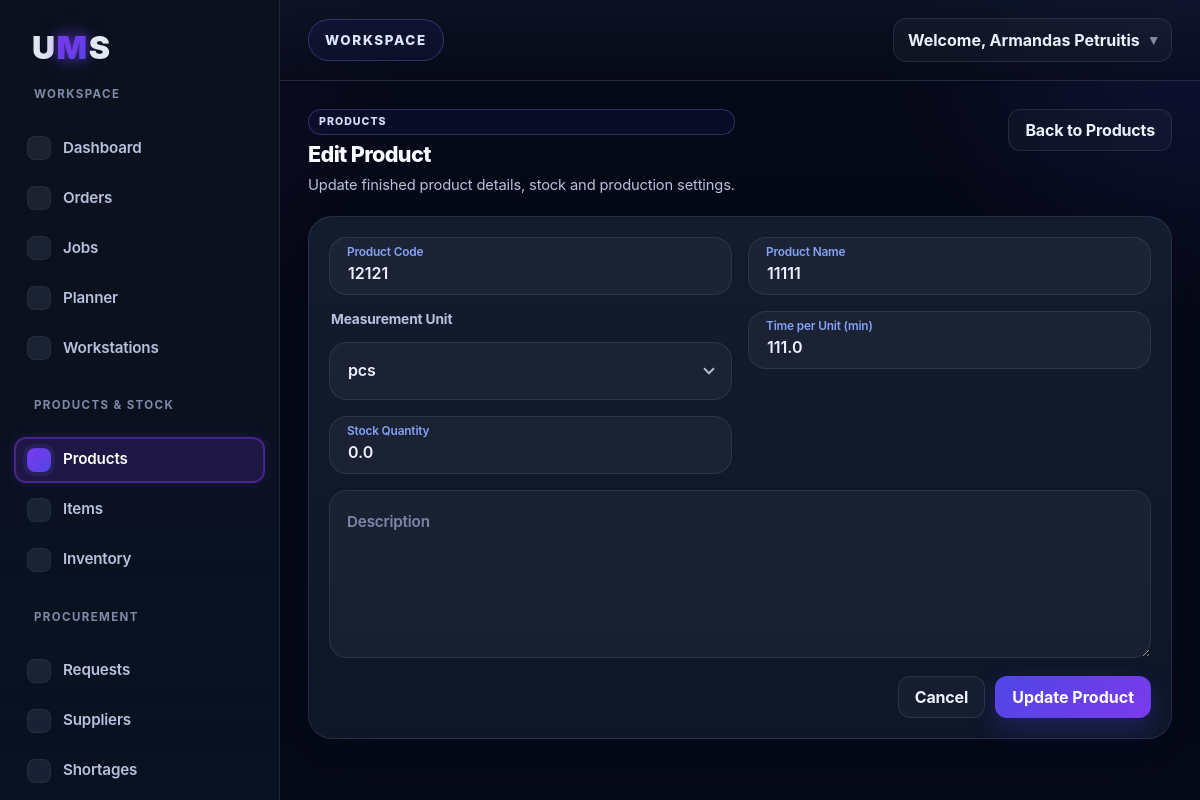
/products/edit/2 (signed in), run on the app's committed database.
### tables this page shows
CREATE TABLE products (
        id INTEGER PRIMARY KEY AUTOINCREMENT,
        product_code TEXT NOT NULL,
        product_name TEXT NOT NULL,
        description TEXT,
        measurement_unit TEXT NOT NULL
    , time_per_unit REAL NOT NULL DEFAULT 0, stock_quantity REAL NOT NULL DEFAULT 0, company_id INTEGER);

### app.py (the view, shortened to what this page needs)
@app.route("/products/edit/<int:product_id>", methods=["GET", "POST"])
def edit_product(product_id):
    if not is_logged_in():
        return redirect(url_for("login"))
    company_id = get_company_id()
    conn = sqlite3.connect("database.db")
    cursor = conn.cursor()
    try:
        require_company_record(cursor, "products", product_id, company_id, "Product not found.")
        cursor.execute("""
            SELECT
                id,
                product_code,
                product_name,
                description,
                measurement_unit,
                time_per_unit,
                stock_quantity
            FROM products
            WHERE id = ? AND company_id = ?
        """, (product_id, company_id))
        row = cursor.fetchone()
        conn.close()
        product = {
            "id": row[0],
            "product_code": row[1],
            "product_name": row[2],
            "description": row[3],
            "measurement_unit": row[4],
            "time_per_unit": row[5] if row[5] is not None else 0,
            "stock_quantity": row[6] if row[6] is not None else 0
        }
        return render_template(
            "edit_product.html",
            product=product,
            active_page="products"
        )
    except ValueError:
        conn.close()
        return "Product not found", 404

### app.py (called while the page is built, shortened)
def is_logged_in():
    return "user_id" in session

def get_company_id():
    company_id = session.get("company_id")
    if not company_id:
        raise ValueError("Missing company_id in session.")
    return company_id

def record_belongs_to_company(cursor, table_name, record_id, company_id):
    query = f"SELECT 1 FROM {table_name} WHERE id = ? AND company_id = ?"
    cursor.execute(query, (record_id, company_id))
    return cursor.fetchone() is not None

def require_company_record(cursor, table_name, record_id, company_id, not_found_message="Record not found."):
    if not record_belongs_to_company(cursor, table_name, record_id, company_id):
        raise ValueError(not_found_message)

def get_current_user_role():
    return (session.get("user_role") or "worker").strip().lower()

def get_role_default_permissions(role):
    return set(ROLE_DEFAULT_PERMISSIONS.get((role or "worker").lower(), set()))

def get_user_permission_overrides(user_id):
    conn = sqlite3.connect("database.db")
    cursor = conn.cursor()
    cursor.execute("""
        SELECT permission_key, allowed
        FROM user_permissions
        WHERE user_id = ?
    """, (user_id,))
    rows = cursor.fetchall()
    conn.close()
    overrides = {}
    for permission_key, allowed in rows:
        overrides[permission_key] = bool(allowed)
    return overrides

def get_effective_permissions(user_id=None, role=None):
    if user_id is None:
        user_id = session.get("user_id")
    if role is None:
        role = get_current_user_role()
    permissions = set(get_role_default_permissions(role))
    overrides = get_user_permission_overrides(user_id)
    for permission_key, allowed in overrides.items():
        if allowed:
            permissions.add(permission_key)
        else:
            permissions.discard(permission_key)
    return permissions

@app.context_processor
def inject_permissions():
    effective_permissions = get_effective_permissions()
    return {
        "current_user_role": get_current_user_role(),
        "effective_permissions": effective_permissions,
        "has_permission_ui": lambda permission_key: permission_key in effective_permissions,
        "all_permission_keys": ALL_PERMISSION_KEYS,
    }

### templates/edit_product.html (shortened to what this page needs)
{% extends "base.html" %}
{% block content %}
<div class="jobs-header">
  <div class="jobs-header-left">
    <span class="eyebrow-label">Products</span>
    <h1>Edit Product</h1>
    <p>Update finished product details, stock and production settings.</p>
  </div>
  <div class="jobs-header-right">
    <a href="{{ url_for('products') }}" class="dashboard-btn secondary">Back to Products</a>
  </div>
</div>
<div class="dashboard-form-card product-form-card">
  <form method="POST" class="order-form">
    <div class="form-grid form-grid-2">
      <div class="form-group floating-group">
        <input
          type="text"
          id="product_code"
          name="product_code"
          value="{{ product.product_code }}"
          placeholder=" "
          required
        >
        <label for="product_code">Product Code</label>
      </div>
      <div class="form-group floating-group">
        <input
          type="text"
          id="product_name"
          name="product_name"
          value="{{ product.product_name }}"
          placeholder=" "
          required
        >
        <label for="product_name">Product Name</label>
      </div>
      <div class="form-group">
        <label>Measurement Unit</label>
        <div class="custom-select" data-name="measurement_unit">
          <div class="custom-select-trigger" tabindex="0">
            <span>{{ product.measurement_unit }}</span>
          </div>
        </div>
      </div>
      <div class="form-group floating-group">
        <input
          type="number"
          step="0.01"
          id="time_per_unit"
          name="time_per_unit"
          value="{{ product.time_per_unit }}"
          placeholder=" "
          required
        >
        <label for="time_per_unit">Time per Unit (min)</label>
      </div>
      <div class="form-group floating-group">
        <input
          type="number"
          step="0.01"
          min="0"
          id="stock_quantity"
          name="stock_quantity"
          value="{{ product.stock_quantity }}"
          placeholder=" "
          required
        >
        <label for="stock_quantity">Stock Quantity</label>
      </div>
      <div class="form-group form-group-full floating-group">
        <textarea
          id="description"
          name="description"
          rows="5"
          placeholder=" "
        >{{ product.description }}</textarea>
        <label for="description">Description</label>
      </div>
    </div>
    <div class="form-actions">
      <a href="{{ url_for('products') }}" class="dashboard-btn secondary">Cancel</a>
      <button type="submit" class="dashboard-btn primary">Update Product</button>
    </div>
  </form>
</div>
{% endblock %}

### data on the page
products: product_code "12121", product_name "11111", time_per_unit "111.0", stock_quantity "0.0"

### other printed values
{{ session.get('user_name') }} "Armandas Petruitis"
